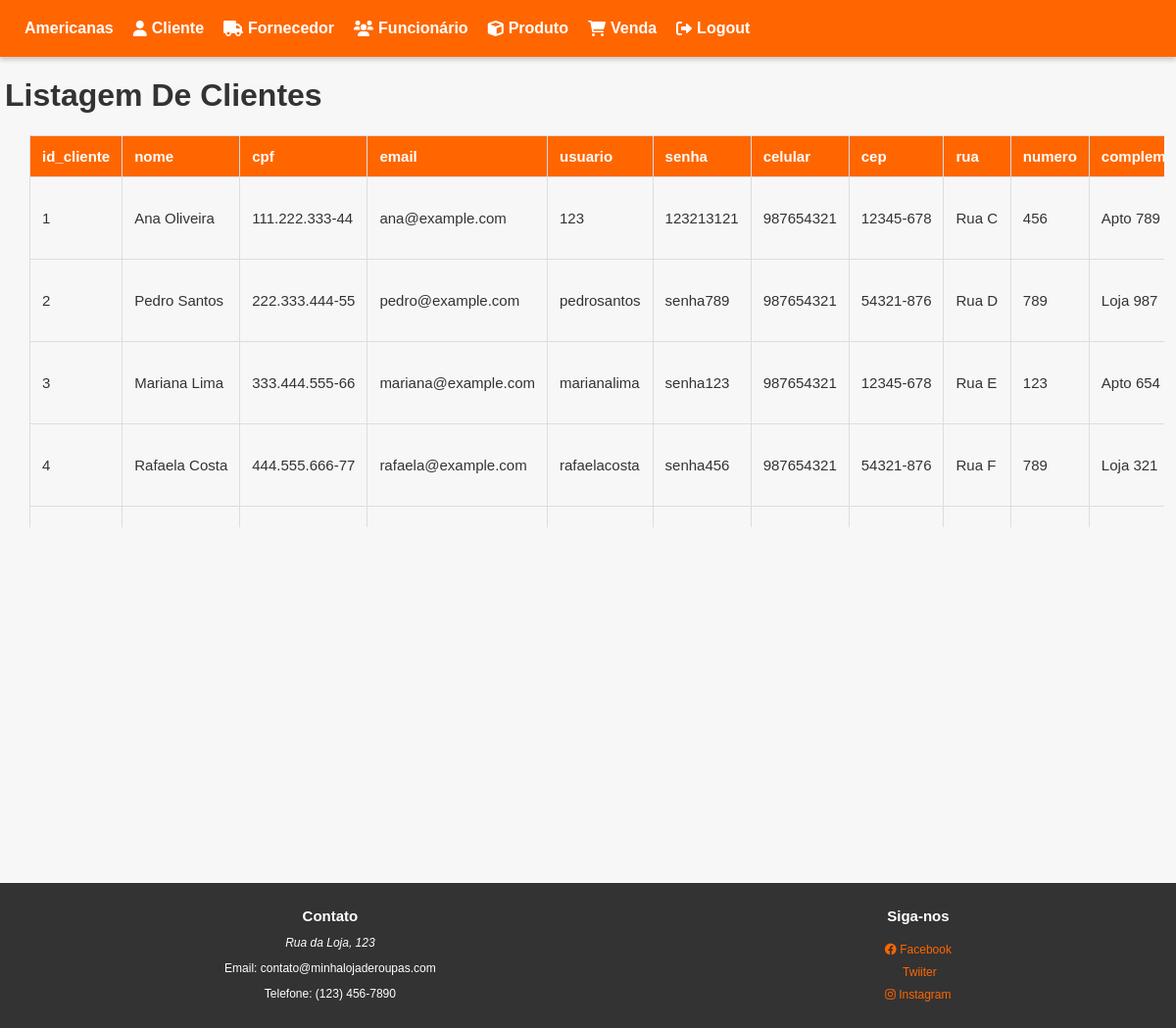
The app's page /View/Cliente/Lista.php (signed in) with its own data.
### tables this page shows
CREATE TABLE cliente (
  id_cliente integer auto_increment primary key,
  nome varchar(400),
  cpf varchar (20),
  email varchar(400),
  usuario varchar(400) unique,
  senha varchar (500),
  celular varchar(400),
  cep varchar(400),
  rua varchar (255),
  numero integer,
  complemento varchar (200),		
  bairro varchar (100),
  cidade varchar (100),
  estado varchar (2), 
  nivel_acesso varchar(50)
);

### DataBase/Conexao.php (called while the page is built)
<?php
class conexao
{
    private static $dsn = 'mysql:host=localhost;dbname=gico';
    private static $usuario = 'root';
    private static $senha = '123456';
    private static $conexao = null;
    public static function getConexao(): PDO
    {
        if (Conexao::$conexao == null) {
            try {
                conexao::$conexao = new PDO(conexao::$dsn, conexao::$usuario, conexao::$senha);
            } catch (PDOException $e) {
                echo $e->getMessage();
            }
        }
        return conexao::$conexao;
    }
    public static function getPreparedStatement($sql): PDOStatement
    {
        $pst = null;
        if (conexao::getConexao() != null) {
            try {
                $pst = conexao::$conexao->prepare($sql);
            } catch (PDOException $e) {
                echo $e->getMessage();
            }
        }
        return $pst;
    }
}
?>

### DataBase/DAOCliente.php (called while the page is built, shortened)
<?php
require_once "conexao.php";
class DAOCliente
{
    public function listaTodos()
    {
        $pst = conexao::getPreparedStatement('select * from cliente;');
        $pst->execute();
        $lista = $pst->fetchAll(PDO::FETCH_ASSOC);
        return $lista;
    }
}
?>

### View/Cliente/Lista.php (the view, shortened to what this page needs)
<?php
require_once BASE . '/View\Header.php';
?>
<!DOCTYPE html>
<html lang="en">
<head>
    <link rel="stylesheet" href=".\..\..\Css\style.css">
</head>
<body>
    <h1>Listagem De Clientes</h1>
    <div class="table-wrapper">
        <table>
            <tr>
                <th>id_cliente</th>
                <th>nome</th>
                <th>cpf</th>
                <th>email</th>
                <th>usuario</th>
                <th>senha</th>
                <th>celular</th>
                <th>cep</th>
                <th>rua</th>
                <th>numero</th>
                <th>complemento</th>
            </tr>
            <?php
            require_once BASE . '/Database/DAOCliente.php';
            require_once BASE . '/Database/Conexao.php';
            $daoConexao = new DAOCliente();
            $lista = $daoConexao->listaTodos();
            foreach ($lista as $registro) {
                echo '<tr>';
                echo '<td>' . $registro['id_cliente'] . '</td>';
                echo '<td>' . $registro['nome'] . '</td>';
                echo '<td>' . $registro['cpf'] . '</td>';
                echo '<td>' . $registro['email'] . '</td>';
                echo '<td>' . $registro['usuario'] . '</td>';
                echo '<td>' . $registro['senha'] . '</td>';
                echo '<td>' . $registro['celular'] . '</td>';
                echo '<td>' . $registro['cep'] . '</td>';
                echo '<td>' . $registro['rua'] . '</td>';
                echo '<td>' . $registro['numero'] . '</td>';
                echo '<td>' . $registro['complemento'] . '</td>';
                ?>
                <?php
                echo '<tr>';
            }
            ?>
        </table>
    </div>
</body>
<?php
require_once BASE . '/View\Footer.php';
?>
</html>

### View/Header.php (shortened to what this page needs)
<!DOCTYPE html>
<html lang="en">
<head>
    <link rel="stylesheet" href="https://cdnjs.cloudflare.com/ajax/libs/font-awesome/6.0.0-beta3/css/all.min.css">
</head>
<body>
    <header>
        <nav>
            <ul class="menu">
                <li class="submenu">
                    <a href="http://localhost/macaco/">
                        <span>
                            <?php echo "Americanas"; ?>
                        </span>
                    </a>
                </li>
                <li class=" submenu">
                    <a href="#">
                        <i class="fas fa-user"></i>
                        <span>
                            <?php echo "Cliente"; ?>
                        </span>
                    </a>
                </li>
                <li class="submenu">
                    <a href="#">
                        <i class="fas fa-truck"></i>
                        <span>
                            <?php echo "Fornecedor"; ?>
                        </span>
                    </a>
                </li>
                <li class="submenu">
                    <a href="#">
                        <i class="fas fa-users"></i>
                        <span>
                            <?php echo "Funcionário"; ?>
                        </span>
                    </a>
                </li>
                <li class="submenu">
                    <a href="#">
                        <i class="fas fa-cube"></i>
                        <span>
                            <?php echo "Produto"; ?>
                        </span>
                    </a>
                </li>
                <li class="submenu">
                    <a href="#">
                        <i class="fas fa-shopping-cart"></i>
                        <span>
                            <?php echo "Venda"; ?>
                        </span>
                    </a>
                </li>
                <li>
                    <a href="http://localhost/macaco/View/Login/Logout.php">
                        <i class="fas fa-sign-out-alt"></i> Logout
                    </a>
                </li>
            </ul>
        </nav>
    </header>
</body>
</html>

### View/Footer.php (shortened to what this page needs)
<!DOCTYPE html>
<html lang="en" class="full-height">
<head>
    <link rel="stylesheet" href="../../Css/menu.css">
    <link rel="stylesheet" href="https://cdnjs.cloudflare.com/ajax/libs/font-awesome/6.0.0-beta3/css/all.min.css">
</head>
<body class="flex-column">
    <div class="content flex-grow-1">
        <footer>
            <section>
                <h3>Contato</h3>
                <address>
                    <p>Rua da Loja, 123</p>
                </address>
                <p>Email: contato@minhalojaderoupas.com</p>
                <p>Telefone: (123) 456-7890</p>
            </section>
            <section>
                <h3>Siga-nos</h3>
                <ul>
                    <li><a href="#"><i class="fab fa-facebook"></i> Facebook</a></li>
                    <li><a href="#"><i class="fab fa-twiiter"></i> Twiiter</a></li>
                    <li><a href="#"><i class="fab fa-instagram"></i> Instagram</a></li>
                </ul>
            </section>
        </footer>
    </div>
</body>
</html>

### Css/style.css (style rules this page uses)
body { font-family: Arial, sans-serif; background-color: #f7f7f7; color: #333; margin: 0; padding: 0; }
table { border-collapse: collapse; margin: 0px 30px 20px 30px; font-size: 15px; width: 100%; min-width: max-content; }
table, th, td { border: 1px solid #ddd; }
th, td { padding: 12px; text-align: left; }
th { background-color: #ff6600; color: #fff; position: sticky; top: 0px; }
.table-wrapper { max-height: 400px; overflow-y: scroll; margin-bottom: 50px; width: 99%; }
a { color: #ff6600; text-decoration: none; }
header { background-color: #ff6600; color: #fff; box-shadow: 0px 3px 5px rgba(0, 0, 0, 0.2); width: auto; }
.menu { list-style: none; display: flex; justify-content: flex-start; padding: 20px; margin: 0px; }
.menu li { margin-right: 20px; }
.menu a { text-decoration: none; color: #fff; font-weight: bold; transition: color 0.3s ease; display: flex; align-items: center; }
.menu i { margin-right: 5px; }
h1 { margin-left: 5px; }

### Css/Menu.css (style rules this page uses)
html.full-height { height: 100%; }
body.flex-column { display: flex; flex-direction: column; min-height: 100vh; }
.content.flex-grow-1 { flex-grow: 1; }
footer { position: fixed; bottom: 0; left: 0; width: 100%; background-color: #333; color: #fff; padding: 10px 0; text-align: center; display: flex; }
footer section { max-width: 400px; margin: 0 auto; padding: 0 20px; }
footer h3 { font-size: 15px; margin-bottom: 10px; }
footer address, footer p { font-size: 12px; margin-bottom: 10px; }
footer ul { list-style: none; padding: 0; }
footer ul li { margin-bottom: 5px; }
footer ul li a { color: #ff6600; text-decoration: none; font-size: 12px; }

### records on screen
cliente: id_cliente "1", nome "Ana Oliveira", cpf "111.222.333-44", email "ana@example.com", usuario "123", senha "123213121", celular "987654321", cep "12345-678", rua "Rua C", numero "456", complemento "Apto 789"
cliente: id_cliente "2", nome "Pedro Santos", cpf "222.333.444-55", email "pedro@example.com", usuario "pedrosantos", senha "senha789", celular "987654321", cep "54321-876", rua "Rua D", numero "789", complemento "Loja 987"
cliente: id_cliente "3", nome "Mariana Lima", cpf "333.444.555-66", email "mariana@example.com", usuario "marianalima", senha "senha123", celular "987654321", cep "12345-678", rua "Rua E", numero "123", complemento "Apto 654"
cliente: id_cliente "4", nome "Rafaela Costa", cpf "444.555.666-77", email "rafaela@example.com", usuario "rafaelacosta", senha "senha456", celular "987654321", cep "54321-876", rua "Rua F", numero "789", complemento "Loja 321"
